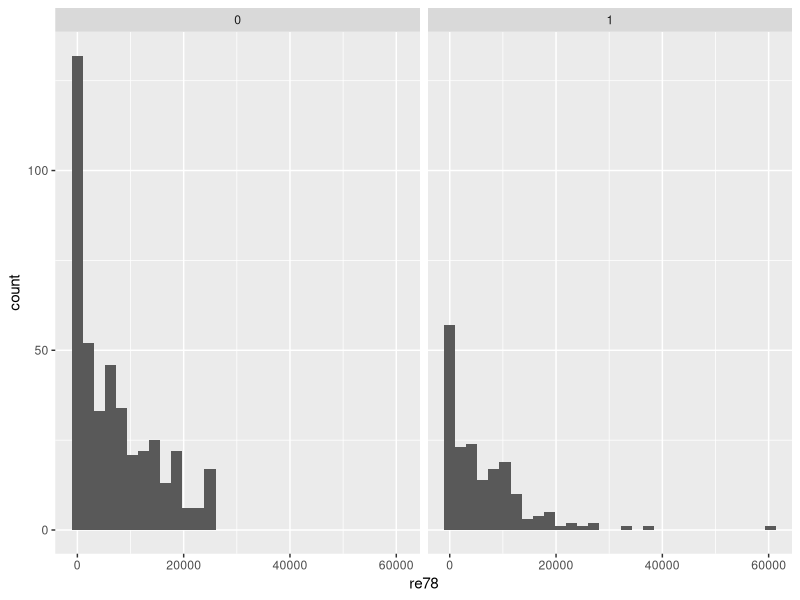
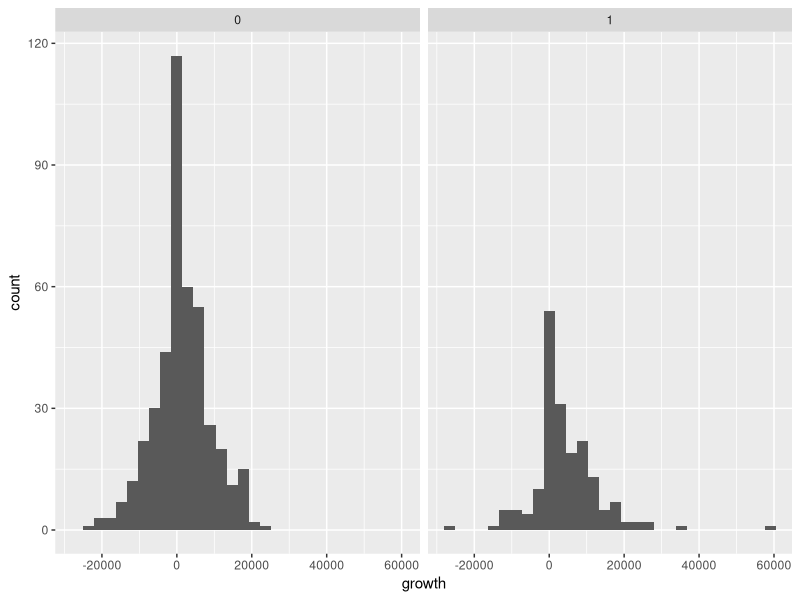
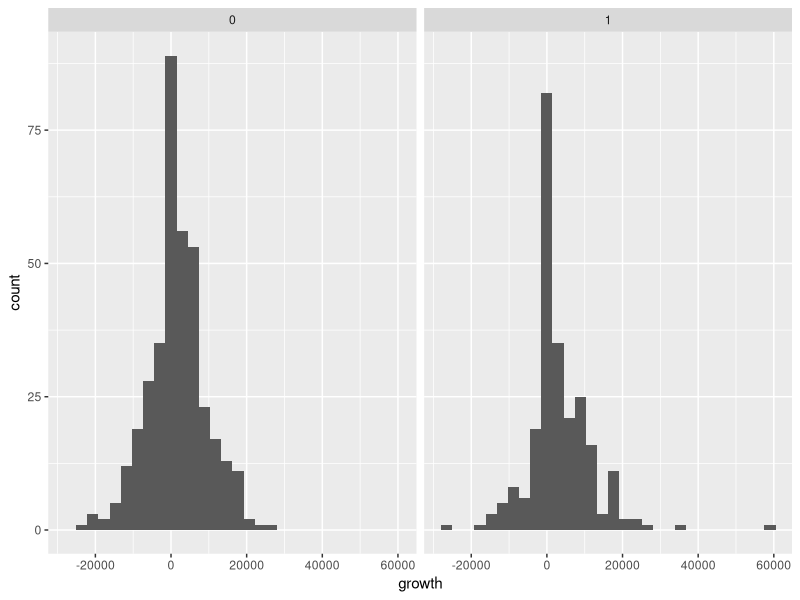
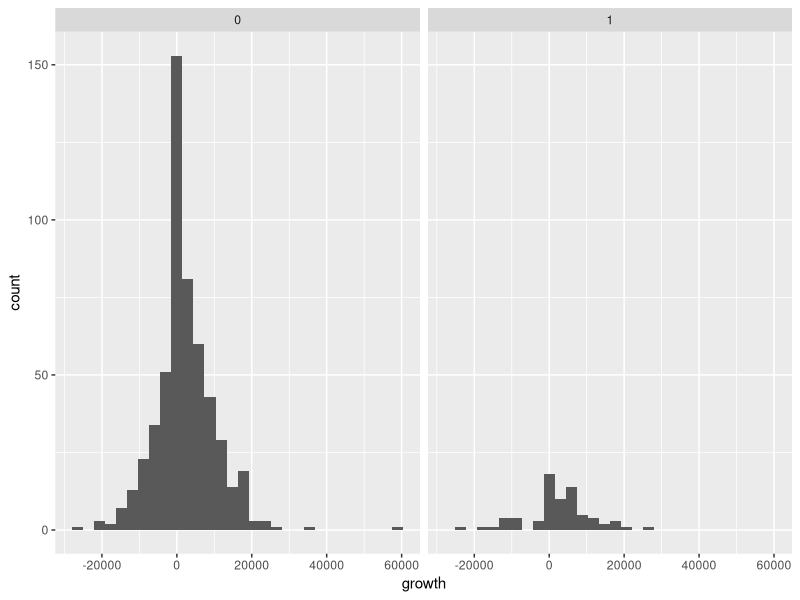
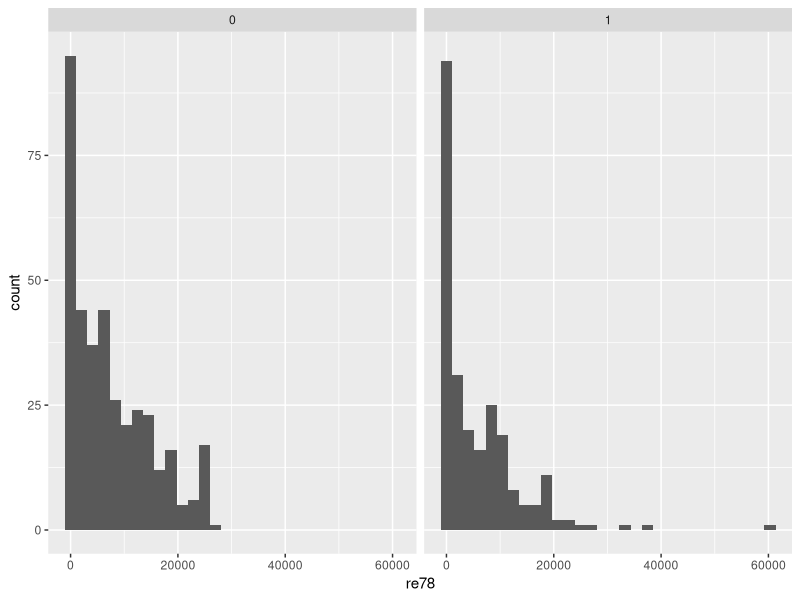
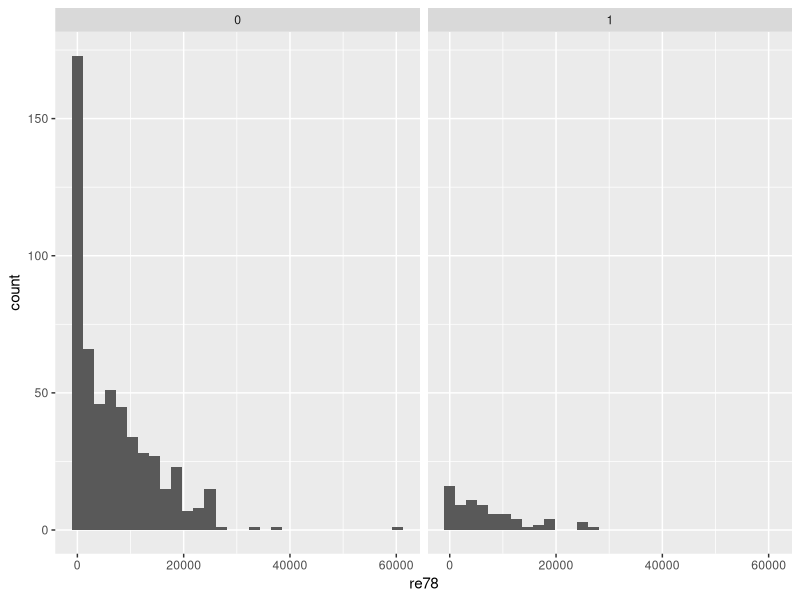
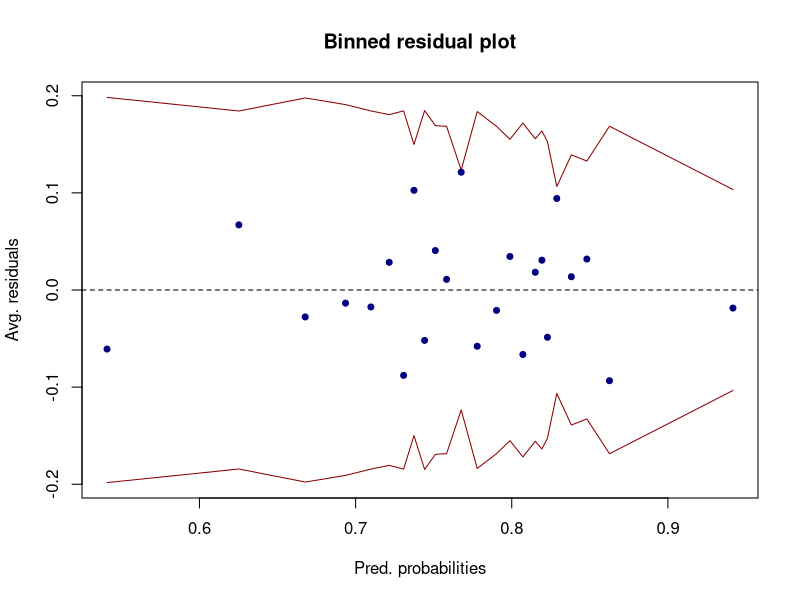
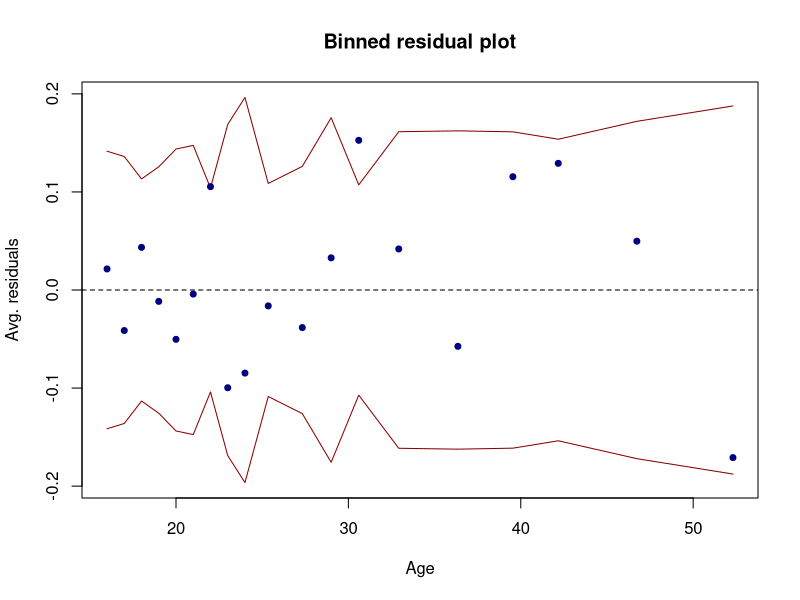

Here is the R script that generated these plots, in order:
## ---- chunk 1
knitr::opts_chunk$set(echo = TRUE)
library(ggplot2)
library(readr)
library(dplyr)
library(arm)
library(pROC)
library(caret)
## ---- chunk 2
df <- read.csv("../../Data/lalonde.csv")
df$growth <- df$re78 - df$re74

df$wage <- ifelse(df$re78 > 0, 1, 0)

df$race <- ifelse(df$black == 1, 1, ifelse(df$hispan == 1, 2, 0))
df$race <- factor(df$race)

df$treat <- factor(df$treat)
df$married <- factor(df$married)
df$nodegree <- factor(df$nodegree)
df$wage <- factor(df$wage)

summary(is.na(df))
## ---- chunk 3
black <- df %>% filter(black == 1)
mean(black$re78)

not_black <- df %>% filter(black == 0)
mean(not_black$re78)

his <- df %>% filter(hispan == 1)
mean(his$re78)

not_his <- df %>% filter(hispan == 0)
mean(not_his$re78)
## ---- chunk 4
ggplot(df, aes(x = re78)) +
  geom_histogram() +
  facet_grid(. ~treat)

ggplot(df, aes(x = growth)) +
  geom_histogram() +
  facet_grid(. ~treat)
## ---- chunk 5
ggplot(df, aes(x = growth)) +
  geom_histogram() +
  facet_grid(. ~black)
## ---- chunk 6
ggplot(df, aes(x = growth)) +
  geom_histogram() +
  facet_grid(. ~hispan)
## ---- chunk 7
ggplot(df, aes(x = re78)) +
  geom_histogram() +
  facet_grid(. ~black)
## ---- chunk 8
ggplot(df, aes(x = re78)) +
  geom_histogram() +
  facet_grid(. ~hispan)
## ---- chunk 9
glm1 <- glm(wage ~ treat + age + educ + race + married + nodegree + treat*race, data = df, family = binomial())
summary(glm1)
## ---- chunk 10
resids1 <- residuals(glm1, "resp")

binnedplot(fitted(glm1), resids1, xlab="Pred. probabilities",
           col.int="red4",ylab="Avg. residuals",main="Binned residual plot",col.pts="navy")

binnedplot(df$age, resids1, xlab="Age",
           col.int="red4",ylab="Avg. residuals",main="Binned residual plot",col.pts="navy")

## ---- chunk 11
full_glm <- glm(wage ~ treat + age + educ + race + married + nodegree + re74 + re75 + 
                  treat*(re74 + re75 + married + nodegree + race + age + educ) + 
                  race*(re74 + re75 + married + nodegree + age + educ) + 
                  married*(re74 + re75 + nodegree + age + educ) +
                  nodegree*(re74 + re75 +  age + educ), data = df, family = binomial())
null_glm <- glm(wage ~ treat, data = df, family = binomial())
## ---- chunk 12
f_aic <- step(null_glm, scope = formula(full_glm), direction = "forward", trace = 0) 
summary(f_aic)
## ---- chunk 13
b_aic <- step(full_glm, direction = "backward", trace = 0)
summary(b_aic)
## ---- chunk 14
# backward BIC
# 
# b_bic <- step(full_glm, direction = "backward", trace = 0, k = log(nrow(df)))
# summary(b_bic)
## ---- chunk 15
step_aic <- step(null_glm, scope = formula(full_glm), direction = "both", trace = 0)
summary(step_aic)
## ---- chunk 16
f_resids <- residuals(f_aic, "resp")
b_resids <- residuals(b_aic, "resp")
step_resids <- residuals(step_aic, "resp")

# forward AIC
binnedplot(fitted(f_aic), f_resids, xlab="Pred. probabilities",
           col.int="red4",ylab="Avg. residuals",main="Binned residual plot",col.pts="navy", 
           cex.main = 0.9, cex.lab = 0.7, cex.axis = 0.7)

# backward AIC
binnedplot(fitted(b_aic), b_resids, xlab="Pred. probabilities",
           col.int="red4",ylab="Avg. residuals",main="Binned residual plot",col.pts="navy", 
           cex.main = 0.9, cex.lab = 0.7, cex.axis = 0.7)

# stepwise AIC
binnedplot(fitted(step_aic), step_resids, xlab="Pred. probabilities",
           col.int="red4",ylab="Avg. residuals",main="Binned residual plot",col.pts="navy", 
           cex.main = 0.9, cex.lab = 0.7, cex.axis = 0.7)
## ---- chunk 17
invisible(roc(df$wage, fitted(f_aic), plot = T, print.thres = mean(as.numeric(as.character(df$wage))), legacy.axes = T, print.auc = T, col = "red3", main = "Forward AIC", cex.main = 0.9, cex.lab = 0.7, cex.axis = 0.7))

invisible(roc(df$wage, fitted(b_aic), plot = T, print.thres = mean(as.numeric(as.character(df$wage))), legacy.axes = T, print.auc = T, col = "red3", main = "Backwards AIC", cex.main = 0.9, cex.lab = 0.7, cex.axis = 0.7))

invisible(roc(df$wage, fitted(step_aic), plot = T, print.thres = mean(as.numeric(as.character(df$wage))), legacy.axes = T, print.auc = T, col = "red3", main = "Stepwise AIC", cex.main = 0.9, cex.lab = 0.7, cex.axis = 0.7))
## ---- chunk 18
# forward AIC
cm1 <- confusionMatrix(as.factor(ifelse(fitted(f_aic) >= mean(as.numeric(as.character(df$wage))), "1","0")),
                            df$wage, positive = "1")
# backward AIC
cm2 <- confusionMatrix(as.factor(ifelse(fitted(b_aic) >= mean(as.numeric(as.character(df$wage))), "1","0")),
                            as.factor(df$wage),positive = "1")
# stepwise AIC
cm3 <- confusionMatrix(as.factor(ifelse(fitted(step_aic) >= mean(as.numeric(as.character(df$wage))), "1","0")),
                            as.factor(df$wage),positive = "1")
## ---- chunk 19
# fowards AIC
cm1$table
cm1$overall["Accuracy"]
cm1$byClass[c("Sensitivity","Specificity")]
## ---- chunk 20
# backwards AIC
cm2$table
cm2$overall["Accuracy"]
cm2$byClass[c("Sensitivity","Specificity")]
## ---- chunk 21
# stepwise AIC
cm3$table
cm3$overall["Accuracy"]
cm3$byClass[c("Sensitivity","Specificity")]
## ---- chunk 22
final_model <- glm(wage ~ treat + age + educ + race + married + nodegree + 
    re74 + re75 + treat:re74 + treat:re75 + treat:race + treat:age + 
    race:re75 + race:married + race:nodegree + educ:race + age:nodegree, 
    family = binomial(), data = df)

no_race <- glm(wage ~ treat + age + educ + race + married + nodegree + 
    re74 + re75 + treat:re74 + treat:re75 + treat:age + 
    race:re75 + race:married + race:nodegree + educ:race + age:nodegree, 
    family = binomial(), data = df)

anova(no_race, final_model, test = "Chisq")
## ---- chunk 23
